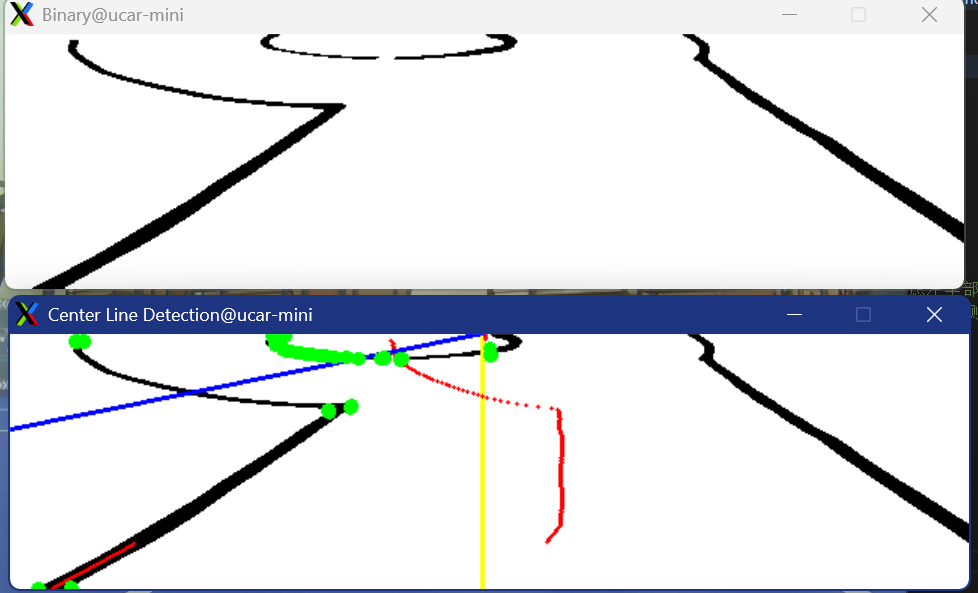
//> input picture src/line_follow/scripts/35483b069af17cac8871614024b6b32.png, 978 x 593 px, given in place of the camera
$ ./dynamic_awb   (built with g++ and OpenCV 4)
//> lines starting //> are read from the running program, lines starting //| are printed output that depends on the picture; after the words box and inside, x2 and y2 are one past the last pixel; in counts of white or black regions, pixels touching at a corner belong together
#include <opencv2/opencv.hpp>
#include <iostream>
#include <chrono>

// 局部大津法函数
void localOtsu(cv::Mat& gray, cv::Mat& binary, int blockSize) {
    cv::Mat padded;
    int padX = (blockSize - gray.cols % blockSize) % blockSize;
    int padY = (blockSize - gray.rows % blockSize) % blockSize;

    // 添加边缘填充确保可分块
    cv::copyMakeBorder(gray, padded, 0, padY, 0, padX,
                       cv::BORDER_CONSTANT, cv::Scalar(0));

    binary = cv::Mat::zeros(padded.size(), CV_8UC1);

    // 分块处理
    for(int y = 0; y < padded.rows; y += blockSize) {
        for(int x = 0; x < padded.cols; x += blockSize) {
            cv::Mat tile = padded(cv::Rect(x, y, blockSize, blockSize));
            double thresh = cv::threshold(tile, tile, 0, 255, cv::THRESH_OTSU + cv::THRESH_BINARY);
        }
    }

    // 转换为二值图
    padded.convertTo(binary, CV_8UC1);
    binary = binary(cv::Rect(0, 0, gray.cols, gray.rows));
}

int main() {
    cv::VideoCapture cap(0); // 打开摄像头
    if(!cap.isOpened()) {
        std::cerr << "无法打开摄像头" << std::endl;
        return -1;
    }

    // 设置分辨率640x480
    cap.set(cv::CAP_PROP_FRAME_WIDTH, 640);
    cap.set(cv::CAP_PROP_FRAME_HEIGHT, 480);

    int pooling_ratio = 1;     // 初始池化比例
    int adaptive_block = 23;    // 自适应邻域大小（基数）
    int adaptive_c = -15;       // 阈值偏移量（关键参数）
    int morph_size = 0;      // 形态学操作核大小
    int min_contour_area = 60; // 最小轮廓面积阈值


    cv::namedWindow("Result", cv::WINDOW_AUTOSIZE);

    while(true) {
        auto start = std::chrono::high_resolution_clock::now(); // 开始计时

        cv::Mat frame;
        cap >> frame; // 捕获帧
//> frame is the input picture: 593 rows x 978 cols, CV_8UC3; mean B, G, R 228.2, 223.8, 221.4
        if(frame.empty()) break;

        // 截取底部640x270区域
        cv::Mat bottom = frame(cv::Rect(0, frame.rows - 270, 640, 270));
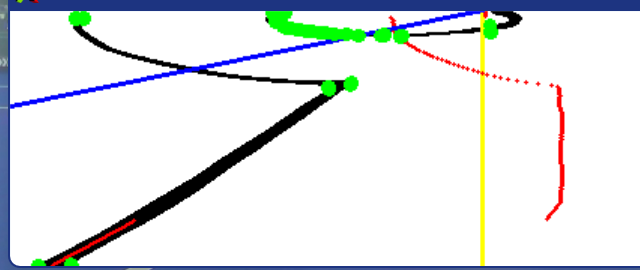
//> bottom: 270 rows x 640 cols, CV_8UC3; mean B, G, R 230, 228.3, 224.3

        // 分割RGB获取R通道
        std::vector<cv::Mat> channels;
        cv::split(bottom, channels);
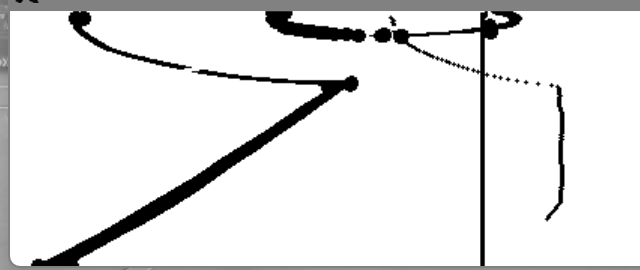
//> channels[0]: 270 rows x 640 cols, CV_8UC1; min 0, max 255, mean 230
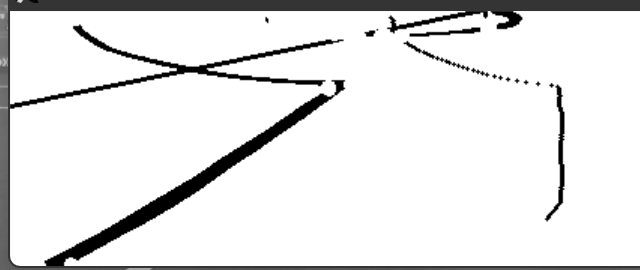
//> channels[1]: 270 rows x 640 cols, CV_8UC1; min 0, max 255, mean 228.3
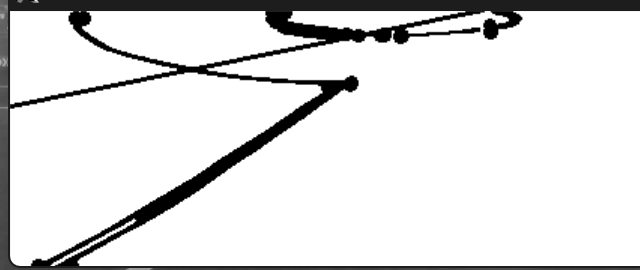
//> channels[2]: 270 rows x 640 cols, CV_8UC1; min 0, max 255, mean 224.3
        cv::Mat r_channel = channels[2];

        // 池化处理降低分辨率
        cv::Mat pooled;
        if(pooling_ratio > 1) {
            cv::resize(r_channel, pooled,
                       cv::Size(r_channel.cols / pooling_ratio,
                                r_channel.rows / pooling_ratio),
                       0, 0, cv::INTER_NEAREST);
        } else {
            pooled = r_channel.clone();
        }

        // 应用局部大津法
        cv::Mat binary;
        int actualBlockSize = std::max(3, adaptive_block); // 确保最小值
        if(actualBlockSize % 2 == 0) actualBlockSize++;     // 强制奇数
        cv::adaptiveThreshold(
            pooled, binary, 255,
            cv::ADAPTIVE_THRESH_MEAN_C, // 使用局部均值
            cv::THRESH_BINARY,           // 二值化类型
            actualBlockSize,             // 邻域大小（必须奇数）
            adaptive_c                   // 关键偏移量
        );
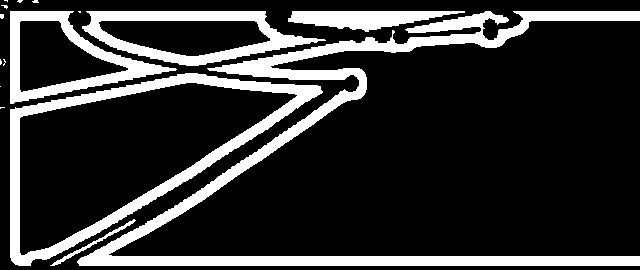
//> binary: 270 rows x 640 cols, CV_8UC1; 19.8% white; 16 white regions (10 under 20 px)
        // === 新增：形态学开运算（先腐蚀后膨胀）去噪 ===
        cv::Mat denoised = cv::Mat::zeros(binary.size(), CV_8UC1);
        if(morph_size > 0) {
            // 创建核（奇数尺寸）
            int size = 2 * morph_size + 1;
            cv::Mat kernel = cv::getStructuringElement(cv::MORPH_ELLIPSE, cv::Size(size, size));

            // 先腐蚀后膨胀（开运算）
            cv::morphologyEx(binary, denoised, cv::MORPH_OPEN, kernel);
        }
        // else {
        //     denoised = binary.clone();
        // }

        std::vector<std::vector<cv::Point>> contours;
        std::vector<cv::Vec4i> hierarchy;
        cv::findContours(binary, contours, hierarchy, cv::RETR_EXTERNAL, cv::CHAIN_APPROX_SIMPLE);
//> contours = 16 contours, 10 with area under 20; largest, box (x1, y1, x2, y2) and area: (10, 73, 323, 266) 31740, (77, 11, 640, 266) 13934, (82, 11, 326, 66) 8438, (10, 11, 177, 104) 7836, (288, 11, 465, 32) 2030, (50, 219, 136, 266) 218

        // 过滤小面积轮廓（可能是噪声）
        for(size_t i = 0; i < contours.size(); i++) {
            double area = cv::contourArea(contours[i]);
            if(area > min_contour_area) {
                cv::drawContours(denoised, contours, static_cast<int>(i),
                                cv::Scalar(255), cv::FILLED);
            }
        }
//> this loop made 16 passes
//> area on passes 1, 4, 8, 9, 10, 12: 218.5, 31739.5, 13933.5, 2030.5, 8438.5, 7836.5
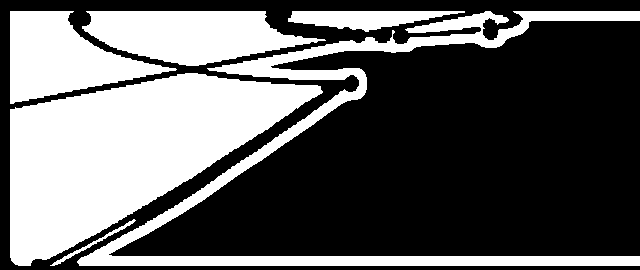
//> denoised: 270 rows x 640 cols, CV_8UC1; 38.7% white; 6 white regions, box (x1, y1, x2, y2) and area: (10, 73, 323, 266) 32139, (77, 11, 640, 266) 15458, (82, 11, 326, 66) 8704, (10, 11, 177, 104) 8064, (288, 11, 465, 32) 2215, (50, 219, 136, 266) 306

        // 恢复原始显示尺寸
        cv::Mat display;
        cv::resize(denoised, display, cv::Size(640, 270), 0, 0, cv::INTER_NEAREST);

        cv::Mat color_display;
        cv::cvtColor(display, color_display, cv::COLOR_GRAY2BGR);

        // 计算处理时间
        auto end = std::chrono::high_resolution_clock::now();
        auto duration = std::chrono::duration_cast<std::chrono::microseconds>(end - start);
        double frame_time = duration.count() / 1000.0;

        // 显示帧处理时间
        std::string timeText = "Time: " + std::to_string(frame_time) + "ms";
        cv::putText(color_display, timeText, cv::Point(10, 30),
                   cv::FONT_HERSHEY_SIMPLEX, 0.8, cv::Scalar(0,0,255), 2);

        // 显示分辨率信息
        // std::string resText = "Resolution: " + std::to_string(pooled.cols) +
        //                      "x" + std::to_string(pooled.rows);
        // cv::putText(color_display, resText, cv::Point(10, 60),
        //            cv::FONT_HERSHEY_SIMPLEX, 0.8, cv::Scalar(0,0,255), 2);

        // 显示池化比例
        // std::string poolText = "Pooling: 1/" + std::to_string(pooling_ratio);
        // cv::putText(color_display, poolText, cv::Point(10, 90),
        //            cv::FONT_HERSHEY_SIMPLEX, 0.8, cv::Scalar(0,0,255), 2);

        cv::imshow("Result", color_display);
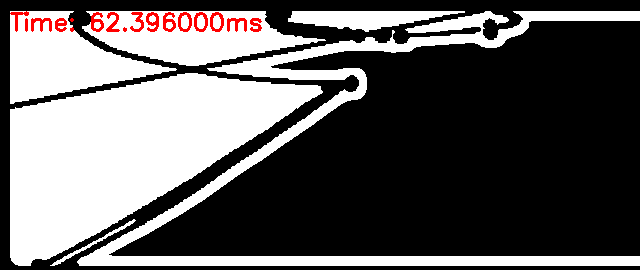
//> window 'Result': 270 rows x 640 cols, CV_8UC3; mean B, G, R 96, 96, 98.7

        // 按键处理
        int key = cv::waitKey(1);
//> the 'q' key is pressed
        if(key == 'q') break;
        if(key == '+' && pooling_ratio < 8) {
            pooling_ratio *= 2; // 增大池化比例
            std::cout << "池化比例变为"<<pooling_ratio << std::endl;
        }
        if(key == '-' && pooling_ratio > 1){
            pooling_ratio /= 2; // 减小池化比例
            std::cout << "池化比例变为"<< pooling_ratio << std::endl;
        }
        if(key == 'a') {
            adaptive_c -= 1;
            std::cout << "二值化偏移常数为"<< adaptive_c << std::endl;
        }
        if(key == 'd') {
            adaptive_c += 1;
            std::cout << "二值化偏移常数为"<< adaptive_c << std::endl;
        }
        if(key == 'w') {
            morph_size += 1;
            std::cout << "膨胀和腐蚀核大小为"<< morph_size << std::endl;
        }
        if(key == 's' && morph_size>0){
            morph_size -= 1;
            std::cout << "膨胀和腐蚀核大小为"<< morph_size << std::endl;
        }
        if(key == '0' && adaptive_block>3){
            adaptive_block -= 2;
            std::cout << "二值化核大小为"<< adaptive_block << std::endl;
        }
        if(key == '1'){
            adaptive_block += 2;
            std::cout << "二值化核大小为"<< adaptive_block << std::endl;
        }
        if(key == '2' && min_contour_area>1){
            min_contour_area -= 1;
            std::cout << "最小轮廓面积为"<< min_contour_area << std::endl;
        }
        if(key == '3'){
            min_contour_area += 1;
            std::cout << "最小轮廓面积为"<< min_contour_area << std::endl;
        }
    }

    cap.release();
    cv::destroyAllWindows();
    return 0;
}
